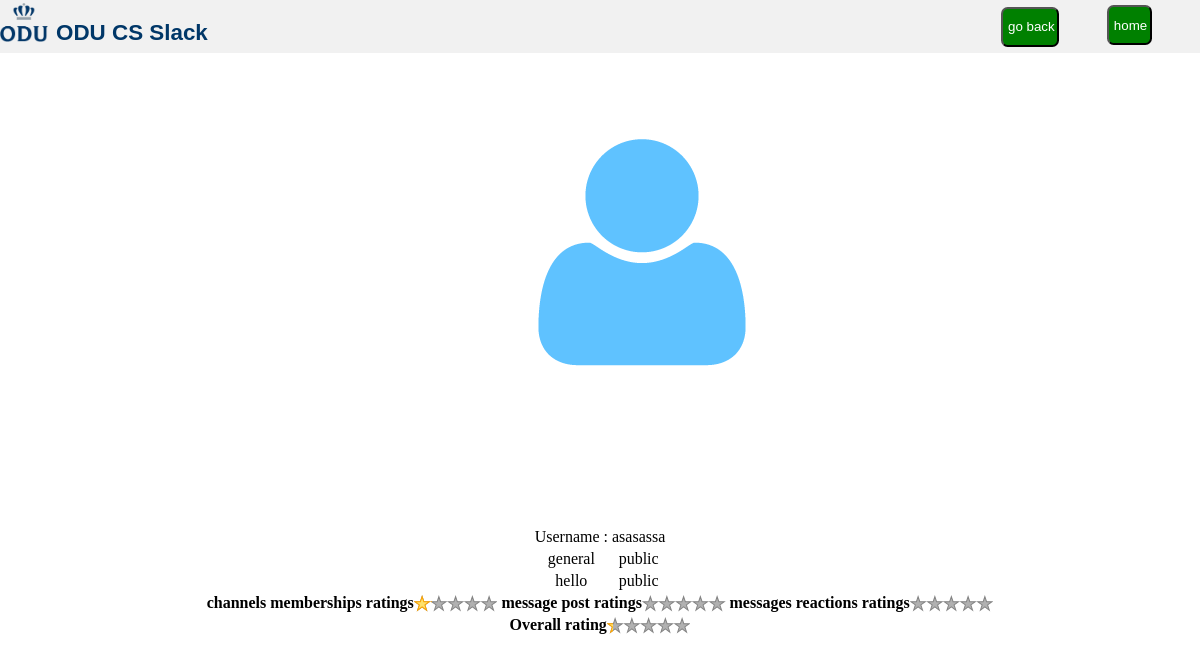
Screenshot of /php/get_profiles.php?user_id=14 (signed in) with the database file from the repository.
### tables this page shows
CREATE TABLE IF NOT EXISTS `users` (
  `user_id` int(11) NOT NULL AUTO_INCREMENT,
  `email_id` varchar(200) NOT NULL,
  `full_name` varchar(100) NOT NULL,
  `display_name` varchar(100) NOT NULL,
  `password` varchar(20) NOT NULL,
  `work_space_url` varchar(500) NOT NULL,
  `description` varchar(500) NOT NULL,
  `status` varchar(100) NOT NULL,
  `phone_number` varchar(15) NOT NULL,
  `time_zone` varchar(30) NOT NULL,
  `skype_id` varchar(30) NOT NULL,
  `picture` varchar(100) NOT NULL DEFAULT '../images/default.png',
  `mode` varchar(20) NOT NULL,
  `timestamp` timestamp NOT NULL,
  `type_registration` varchar(20) NOT NULL DEFAULT 'regular',
  PRIMARY KEY (`user_id`),
  KEY `work_space_url` (`work_space_url`),
  KEY `email_id` (`email_id`)
);

CREATE TABLE IF NOT EXISTS `channel_users` (
  `channel_id` int(11) NOT NULL,
  `user_id` int(11) NOT NULL,
  `joined_date` timestamp NOT NULL,
  `left_date` timestamp NOT NULL,
  KEY `channel_id_channel_users` (`channel_id`),
  KEY `channel_users_user_id` (`user_id`)
);

CREATE TABLE IF NOT EXISTS `channels` (
  `channel_id` int(11) NOT NULL AUTO_INCREMENT,
  `channel_name` varchar(100) NOT NULL,
  `work_space_url` varchar(500) NOT NULL,
  `privacy_settings` varchar(100) NOT NULL,
  `purpose` varchar(200) NOT NULL,
  `user_id` int(11) NOT NULL,
  `timestamp` timestamp NOT NULL,
  `archieved_status` varchar(20) NOT NULL DEFAULT 'unarchieved',
  PRIMARY KEY (`channel_id`),
  KEY `wokr_space_url_channels` (`work_space_url`),
  KEY `user_id_channels` (`user_id`)
);

### php/get_profiles.php (the view, shortened to what this page needs)
<!DOCTYPE html>
<html lang="en">
<head>
    <link rel="stylesheet" type="text/css" href="../css/login.css">
</head>
<body>
<?php
include ("connect.php");
?>
<div id="topbar" >
    <div ><img id="logo"  src="../images/logo.jpg"></div>
    <div class="logo-text">ODU CS Slack</div>
    <div class="login-button"><form action="home.php" method="post"><input id="signin-button" type="submit" value=" home "></form></div>
    <div class="login-button"><form action="profiles.php" method="post"><input id="signin-button" type="submit" value=" go back "></form></div>
</div>
<br>
<?php
$user_id=$_GET["user_id"];
$query="select * from users where user_id='$user_id'";
$result = $conn->query($query);
while ($row = $result->fetch_assoc()) {
?>
<div style="text-align: center"><img style="height: 300px; width: 300px; margin-left:7%; margin-top: 4%;" src="<?php echo $row["picture"]; ?>"/>
<table align="center" style="margin-top: 10%">
    <tr><td>Username : </td><td><?php echo $row["display_name"]; ?></td></tr>
    <?php   $sql_channel_ids = "SELECT channel_id from channel_users where user_id='".mysqli_real_escape_string($conn,$user_id)."'";
    $result_channel_id = $conn->query($sql_channel_ids);
    if($result_channel_id->num_rows>0){
        while($result_channel_users=$result_channel_id->fetch_assoc()){
            $channel_id_a=$result_channel_users["channel_id"];
            $sql_channels_display="SELECT channel_name from channels where channel_id='".mysqli_real_escape_string($conn,$channel_id_a)."'";
            $result_channel_display = $conn->query($sql_channels_display);
            $result_set_display=$result_channel_display->fetch_assoc();
            $sql_channels_display_settings="SELECT privacy_settings from channels where channel_id='$channel_id_a'";
            $result_channel_display_settings = $conn->query($sql_channels_display_settings);
            $result_set_display_settings=$result_channel_display_settings->fetch_assoc();
           $channel_membership= $result_set_display_settings["privacy_settings"];
                if($channel_membership=="public") {
                    echo "<tr> <td>" . $result_set_display["channel_name"] . "</td><td>" . $result_set_display_settings["privacy_settings"] . "</td></tr>";
                }
        }
    } ?>
</table>
<?php }
$query_channal_users="select count(*) from channel_users where user_id='".$user_id."'";
$result_channal_count=$conn->query($query_channal_users);
$result_set_channal=$result_channal_count->fetch_assoc();
$user_channal_count=$result_set_channal["count(*)"];
$query_total_count_channel="SELECT max(maximum) as max FROM( SELECT count(channel_id) as maximum FROM `channel_users` GROUP by user_id) TEMP";
$result_channal_count_1=$conn->query($query_total_count_channel);
$result_set_channal_1=$result_channal_count_1->fetch_assoc();
$user_channal_count_t=$result_set_channal_1["max"];
$initial_channel_per=$user_channal_count/$user_channal_count_t;
$channel_metrix=$initial_channel_per*100;
echo " <b>channels memberships ratings</b><div class=\"ratings\">
    <div class=\"empty-stars\"></div>
    <div class=\"full-stars\" style=\"width:".$channel_metrix."%\"></div>
</div>";
$query_total_count_messages="SELECT max(maximum) as max FROM( SELECT count(message_id) as maximum FROM `channel_messages` GROUP by user_id) TEMP";
$result_message_count_1=$conn->query($query_total_count_messages);
$result_set_message_1=$result_message_count_1->fetch_assoc();
$user_message_count_t=$result_set_message_1["max"];
$query_message_users="select count(*) from channel_messages where user_id='".$user_id."'";
$result_message_count=$conn->query($query_message_users);
$result_set_message=$result_message_count->fetch_assoc();
$user_message_count=$result_set_message["count(*)"];
$message_metrix_i=$user_message_count/$user_message_count_t;
$message_metrix=$message_metrix_i*100;
echo " <b>message post ratings</b><div class=\"ratings\">
    <div class=\"empty-stars\"></div>
    <div class=\"full-stars\" style=\"width:".$message_metrix."%\"></div>
</div>";
$query_reaction_t="SELECT max(maximum) as max FROM( SELECT count(message_id) as maximum FROM message_reaction GROUP by user_id) TEMP";
$result_reaction_t=$conn->query($query_reaction_t);
$result_set_t=$result_reaction_t->fetch_assoc();
$user_reactions_t=$result_set_t["max"];
$query_reactions_user="select count(*) from message_reaction where user_id='".$user_id."'";
$result_reactions_count=$conn->query($query_reactions_user);
$result_set_reactions=$result_reactions_count->fetch_assoc();
$user_reaction_count=$result_set_reactions["count(*)"];
$message_reaction_metrix_i=$user_reaction_count/$user_reactions_t;
$message_reaction_metrix=$message_reaction_metrix_i*100;
echo " <b>messages reactions ratings</b><div class=\"ratings\">
    <div class=\"empty-stars\"></div>
    <div class=\"full-stars\" style=\"width:".$message_reaction_metrix."%\"></div>
</div>";
$overall_rating=($channel_metrix+$message_metrix+$message_reaction_metrix)/3;
echo "<br> <b>Overall rating</b><div class=\"ratings\">
    <div class=\"empty-stars\"></div>
    <div class=\"full-stars\" style=\"width:".$overall_rating."%\"></div>
</div>";
?>
</body>
</html>

### css/login.css (style rules this page uses)
body { margin:0; padding:0; background-color:#FFFFFF; }
.login-button { float: right; margin-right: 4%; }
#signin-button { padding-left: 2%; padding-right: 2%; margin-top: 12%; height: 40px; width: 100%; background-color: green; border-radius: 0.5em; color: white; }
#topbar { float: left; padding-bottom:0.5%; width:100%; height: 10%; background-color:#F1F1F1; }
#logo { float:left; margin-right:8px; margin-top:3px; height:150%; width: 4%; }
.logo-text { float:left; color: #003768; margin-top:20px; font-family: sans-serif; font-weight: 700; font-size: 140%; }

### php/get_profiles.php (style rules this page uses)
.ratings { position: relative; vertical-align: middle; display: inline-block; color: #b1b1b1; overflow: hidden; }
.full-stars { position: absolute; left: 0; top: 0; white-space: nowrap; overflow: hidden; color: #fde16d; }
.empty-stars:before, .full-stars:before { content:"\2605\2605\2605\2605\2605"; font-size: 14pt; }
.empty-stars:before { -webkit-text-stroke: 1px #848484; }
.full-stars:before { -webkit-text-stroke: 1px orange; }

### rows the page displays
users: picture (placeholder picture), display_name "asasassa"
channel_users: channel.channel_name "general", channel.privacy_settings "public"
channel_users: channel.channel_name "hello", channel.privacy_settings "public"
